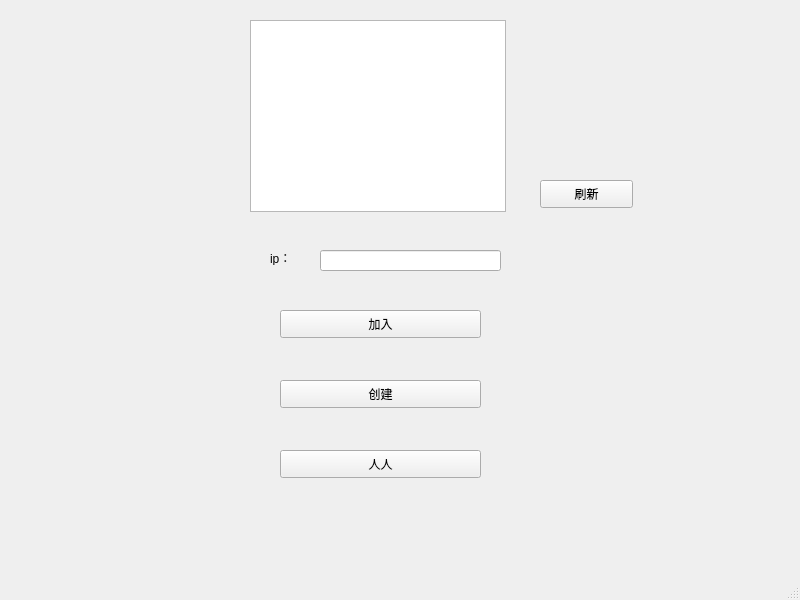
<?xml version="1.0" encoding="UTF-8"?>
<ui version="4.0">
 <class>ModeChange</class>
 <widget class="QMainWindow" name="ModeChange">
  <property name="geometry">
   <rect>
    <x>0</x>
    <y>0</y>
    <width>800</width>
    <height>600</height>
   </rect>
  </property>
  <property name="windowTitle">
   <string>MainWindow</string>
  </property>
  <widget class="QWidget" name="centralwidget">
   <widget class="QPushButton" name="selectPlay">
    <property name="geometry">
     <rect>
      <x>280</x>
      <y>310</y>
      <width>201</width>
      <height>28</height>
     </rect>
    </property>
    <property name="text">
     <string>加入</string>
    </property>
   </widget>
   <widget class="QPushButton" name="makePlay">
    <property name="geometry">
     <rect>
      <x>280</x>
      <y>380</y>
      <width>201</width>
      <height>28</height>
     </rect>
    </property>
    <property name="text">
     <string>创建</string>
    </property>
   </widget>
   <widget class="QLabel" name="label">
    <property name="geometry">
     <rect>
      <x>360</x>
      <y>100</y>
      <width>101</width>
      <height>20</height>
     </rect>
    </property>
    <property name="text">
     <string/>
    </property>
   </widget>
   <widget class="QLabel" name="label_2">
    <property name="geometry">
     <rect>
      <x>270</x>
      <y>250</y>
      <width>72</width>
      <height>15</height>
     </rect>
    </property>
    <property name="text">
     <string>ip：</string>
    </property>
   </widget>
   <widget class="QLineEdit" name="hostLineEdit">
    <property name="geometry">
     <rect>
      <x>320</x>
      <y>250</y>
      <width>181</width>
      <height>21</height>
     </rect>
    </property>
   </widget>
   <widget class="QTextBrowser" name="textBrowser">
    <property name="geometry">
     <rect>
      <x>250</x>
      <y>20</y>
      <width>256</width>
      <height>192</height>
     </rect>
    </property>
   </widget>
   <widget class="QPushButton" name="flash">
    <property name="geometry">
     <rect>
      <x>540</x>
      <y>180</y>
      <width>93</width>
      <height>28</height>
     </rect>
    </property>
    <property name="text">
     <string>刷新</string>
    </property>
   </widget>
   <widget class="QPushButton" name="pvp">
    <property name="geometry">
     <rect>
      <x>280</x>
      <y>450</y>
      <width>201</width>
      <height>28</height>
     </rect>
    </property>
    <property name="text">
     <string>人人</string>
    </property>
   </widget>
  </widget>
  <widget class="QMenuBar" name="menubar">
   <property name="geometry">
    <rect>
     <x>0</x>
     <y>0</y>
     <width>800</width>
     <height>26</height>
    </rect>
   </property>
  </widget>
  <widget class="QStatusBar" name="statusbar"/>
 </widget>
 <resources/>
 <connections/>
</ui>
